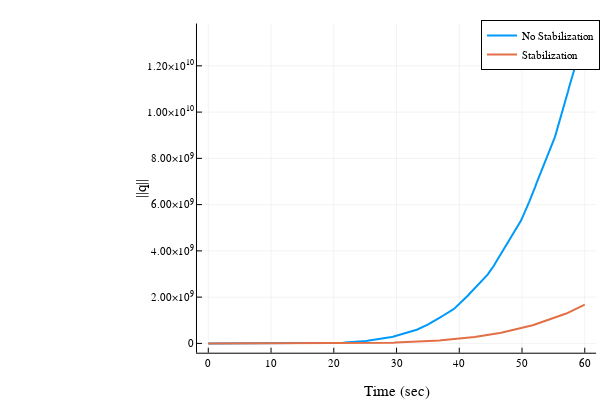

The cell this chart's notebook holds for it:
### Code cell
#Plot norm(q) with and without stabilization
qnorm2 = zeros(length(sol_q2.t))
for k = 1:length(sol_q2.t)
    
    # calculate quaternion norm 
    qnorm2[k] = norm(sol_q2(k))
    
end

plot(sol_q.t,qnorm,xlabel="Time (sec)",ylabel="||q||",label="No Stabilization",lw=2)
plot!(sol_q2.t,qnorm2,label="Stabilization",lw=2)

### Figure 1 — Plotly figure (JSON) as saved in the notebook; plotly's stock layout.template omitted (floating-point values rounded to 4 significant figures; data arrays with more than 128 entries replaced by an {"elided": "..."} marker saying what was removed)
{"data": [{"colorbar": {"title": ""}, "legendgroup": "No Stabilization", "line": {"color": "rgba(0, 154, 250, 1.000)", "dash": "solid", "shape": "linear", "width": 2}, "mode": "lines", "name": "No Stabilization", "showlegend": true, "type": "scatter", "x": {"elided": "296 float values"}, "xaxis": "x", "y": {"elided": "296 float values"}, "yaxis": "y", "zmax": null, "zmin": null}, {"colorbar": {"title": ""}, "legendgroup": "Stabilization", "line": {"color": "rgba(227, 111, 71, 1.000)", "dash": "solid", "shape": "linear", "width": 2}, "mode": "lines", "name": "Stabilization", "showlegend": true, "type": "scatter", "x": {"elided": "234 float values"}, "xaxis": "x", "y": {"elided": "234 float values"}, "yaxis": "y", "zmax": null, "zmin": null}], "layout": {"annotations": [], "height": 400, "legend": {"bgcolor": "rgba(255, 255, 255, 1.000)", "bordercolor": "rgba(0, 0, 0, 1.000)", "borderwidth": 1, "font": {"color": "rgba(0, 0, 0, 1.000)", "family": "sans-serif", "size": 11}, "title": {"font": {"color": "rgba(0, 0, 0, 1.000)", "family": "sans-serif", "size": 15}, "text": ""}, "tracegroupgap": 0, "traceorder": "normal", "x": 1, "xanchor": "auto", "y": 1, "yanchor": "auto"}, "margin": {"b": 20, "l": 0, "r": 0, "t": 20}, "paper_bgcolor": "rgba(255, 255, 255, 1.000)", "plot_bgcolor": "rgba(255, 255, 255, 1.000)", "showlegend": true, "width": 600, "xaxis": {"anchor": "y", "domain": [0.3283, 0.9934], "gridcolor": "rgba(0, 0, 0, 0.100)", "gridwidth": 0.5, "linecolor": "rgba(0, 0, 0, 1.000)", "mirror": false, "range": [-1.8, 61.8], "showgrid": true, "showline": true, "showticklabels": true, "tickangle": 0, "tickcolor": "rgb(0, 0, 0)", "tickfont": {"color": "rgba(0, 0, 0, 1.000)", "family": "sans-serif", "size": 11}, "tickmode": "array", "ticks": "inside", "ticktext": ["0", "10", "20", "30", "40", "50", "60"], "tickvals": [0, 10, 20, 30, 40, 50, 60], "title": "Time (sec)", "titlefont": {"color": "rgba(0, 0, 0, 1.000)", "family": "sans-serif", "size": 15}, "type": "-", "visible": true, "zeroline": false, "zerolinecolor": "rgba(0, 0, 0, 1.000)"}, "yaxis": {"anchor": "x", "domain": [0.07581, 0.9902], "gridcolor": "rgba(0, 0, 0, 0.100)", "gridwidth": 0.5, "linecolor": "rgba(0, 0, 0, 1.000)", "mirror": false, "range": [-402800000.0, 13830000000.0], "showgrid": true, "showline": true, "showticklabels": true, "tickangle": 0, "tickcolor": "rgb(0, 0, 0)", "tickfont": {"color": "rgba(0, 0, 0, 1.000)", "family": "sans-serif", "size": 11}, "tickmode": "array", "ticks": "inside", "ticktext": ["0", "2.00×10<sup>9</sup>", "4.00×10<sup>9</sup>", "6.00×10<sup>9</sup>", "8.00×10<sup>9</sup>", "1.00×10<sup>10</sup>", "1.20×10<sup>10</sup>"], "tickvals": [0, 2000000000, 4000000000, 6000000000, 8000000000, 10000000000, 12000000000], "title": "||q||", "titlefont": {"color": "rgba(0, 0, 0, 1.000)", "family": "sans-serif", "size": 15}, "type": "-", "visible": true, "zeroline": false, "zerolinecolor": "rgba(0, 0, 0, 1.000)"}}}
